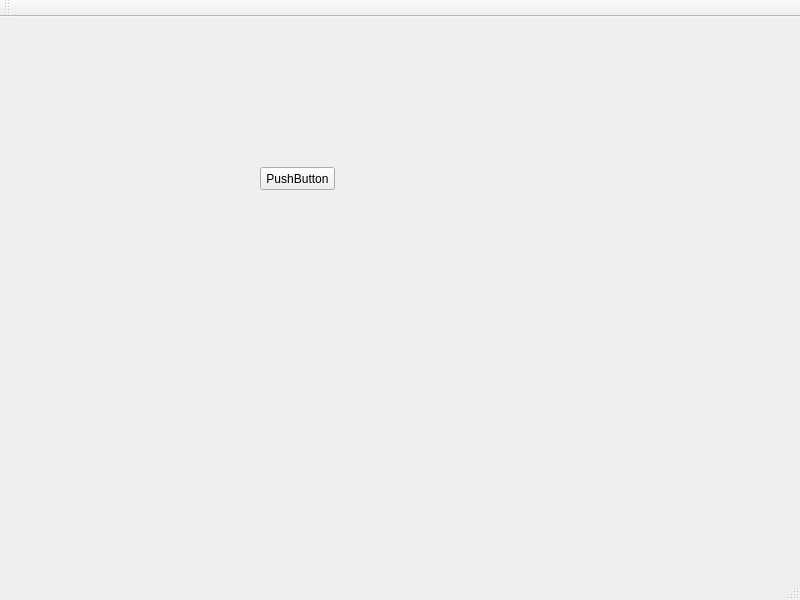
<?xml version="1.0" encoding="UTF-8"?>
<ui version="4.0">
 <class>MainWindow</class>
 <widget class="QMainWindow" name="MainWindow">
  <property name="geometry">
   <rect>
    <x>0</x>
    <y>0</y>
    <width>800</width>
    <height>600</height>
   </rect>
  </property>
  <property name="windowTitle">
   <string>MainWindow</string>
  </property>
  <widget class="QWidget" name="centralwidget">
   <widget class="QPushButton" name="pushButton">
    <property name="geometry">
     <rect>
      <x>260</x>
      <y>150</y>
      <width>75</width>
      <height>23</height>
     </rect>
    </property>
    <property name="text">
     <string>PushButton</string>
    </property>
   </widget>
  </widget>
  <widget class="QMenuBar" name="menubar">
   <property name="geometry">
    <rect>
     <x>0</x>
     <y>0</y>
     <width>800</width>
     <height>23</height>
    </rect>
   </property>
  </widget>
  <widget class="QToolBar" name="toolBar">
   <property name="windowTitle">
    <string>toolBar</string>
   </property>
   <attribute name="toolBarArea">
    <enum>TopToolBarArea</enum>
   </attribute>
   <attribute name="toolBarBreak">
    <bool>false</bool>
   </attribute>
  </widget>
  <widget class="QStatusBar" name="statusBar"/>
 </widget>
 <resources/>
 <connections/>
</ui>
